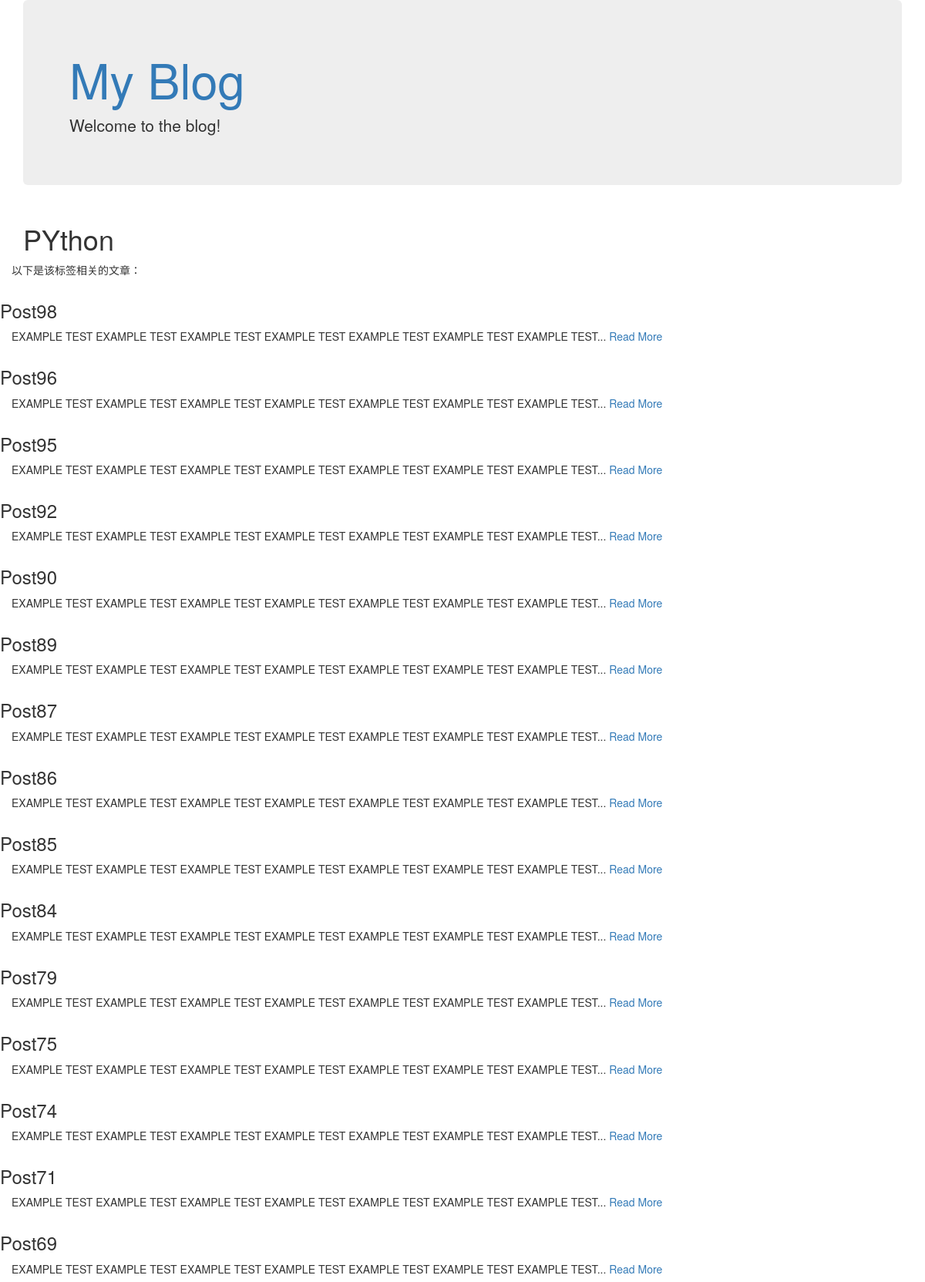
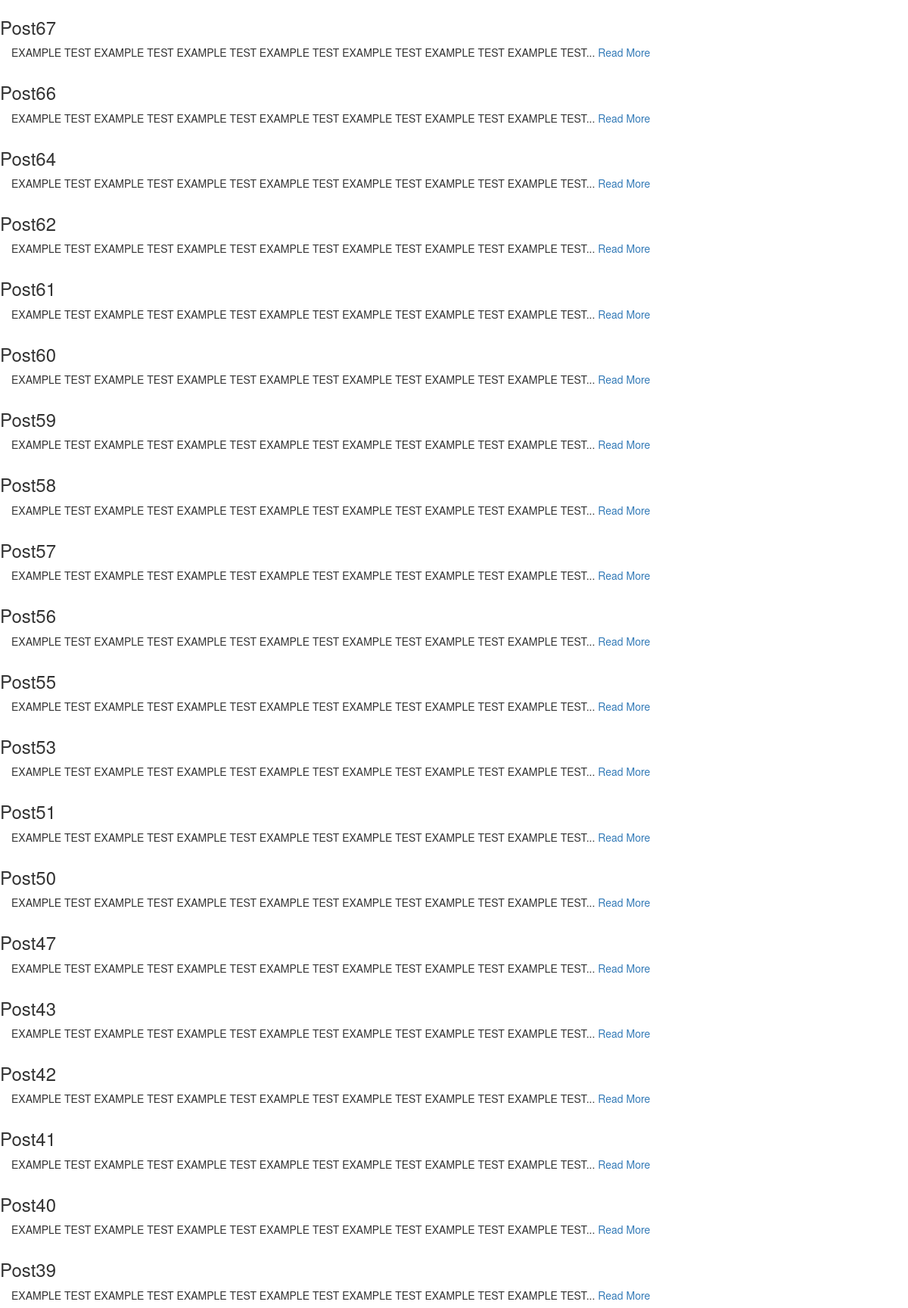
The app's page /tag/PYthon (upper part) with its own data (2 pictures, top to bottom).
### main.py (models this page shows, shortened)
class Tag(Base):
    __tablename__ = 'tags'
    id = Column(Integer, primary_key=True)
    title = Column(String)
    post = relationship("Post", secondary=post_tag, back_populates='tag')

class Post(Base): #children
    __tablename__ = 'posts'
    id = Column(Integer, primary_key=True)
    title = Column(String(255))
    text = Column(Text())
    publish_date = Column(DateTime)
    user_id = Column(Integer, ForeignKey('users.id'))
    user = relationship("User", back_populates='post')
    comment = relationship("Comment", back_populates='post')
    tag = relationship("Tag", secondary=post_tag, back_populates='post')

### main.py (the view)
@app.route('/tag/<string:tag_name>')
def tag(tag_name):
    tag = session.query(Tag).filter_by(title=tag_name).first()
    posts = session.query(Post).join(post_tag).filter_by(
        tag_id=tag.id).order_by(Post.publish_date.desc())
    return render_template(
        'tag.html',
        tag = tag,
        posts = posts
    )

### templates/tag.html (shortened to what this page needs)
{% extends "base.html" %}
{% block body %}
<div class="row">
    <div class="col-lg-12">
        <h1>{{ tag.title }}</h1>
    </div>
    <p>以下是该标签相关的文章：</p>
    {% for i in posts %}
    <p>
        <div class="row">
            <h3>{{ i.title }}</h3>
        </div>
        <div class="row">
            <div class="col-lg-12">
                {{ i.text | truncate(100) | safe}}
                <a href="{{url_for('post', post_id=i.id)}}">Read More</a>
            </div>
        </div>
    </p>
    {% endfor %}
</div>
{% endblock %}

### records on screen
Tag: title "PYthon"
Post: title "Post98", text "EXAMPLE TEST EXAMPLE TEST EXAMPLE TEST EXAMPLE TEST EXAMPLE TEST EXAMPLE TEST EXAMPLE TEST..."
Post: title "Post96", text "EXAMPLE TEST EXAMPLE TEST EXAMPLE TEST EXAMPLE TEST EXAMPLE TEST EXAMPLE TEST EXAMPLE TEST..."
Post: title "Post95", text "EXAMPLE TEST EXAMPLE TEST EXAMPLE TEST EXAMPLE TEST EXAMPLE TEST EXAMPLE TEST EXAMPLE TEST..."
Post: title "Post92", text "EXAMPLE TEST EXAMPLE TEST EXAMPLE TEST EXAMPLE TEST EXAMPLE TEST EXAMPLE TEST EXAMPLE TEST..."
Post: title "Post90", text "EXAMPLE TEST EXAMPLE TEST EXAMPLE TEST EXAMPLE TEST EXAMPLE TEST EXAMPLE TEST EXAMPLE TEST..."
Post: title "Post89", text "EXAMPLE TEST EXAMPLE TEST EXAMPLE TEST EXAMPLE TEST EXAMPLE TEST EXAMPLE TEST EXAMPLE TEST..."
Post: title "Post87", text "EXAMPLE TEST EXAMPLE TEST EXAMPLE TEST EXAMPLE TEST EXAMPLE TEST EXAMPLE TEST EXAMPLE TEST..."
Post: title "Post86", text "EXAMPLE TEST EXAMPLE TEST EXAMPLE TEST EXAMPLE TEST EXAMPLE TEST EXAMPLE TEST EXAMPLE TEST..."
Post: title "Post85", text "EXAMPLE TEST EXAMPLE TEST EXAMPLE TEST EXAMPLE TEST EXAMPLE TEST EXAMPLE TEST EXAMPLE TEST..."
Post: title "Post84", text "EXAMPLE TEST EXAMPLE TEST EXAMPLE TEST EXAMPLE TEST EXAMPLE TEST EXAMPLE TEST EXAMPLE TEST..."
Post: title "Post79", text "EXAMPLE TEST EXAMPLE TEST EXAMPLE TEST EXAMPLE TEST EXAMPLE TEST EXAMPLE TEST EXAMPLE TEST..."
Post: title "Post75", text "EXAMPLE TEST EXAMPLE TEST EXAMPLE TEST EXAMPLE TEST EXAMPLE TEST EXAMPLE TEST EXAMPLE TEST..."
Post: title "Post74", text "EXAMPLE TEST EXAMPLE TEST EXAMPLE TEST EXAMPLE TEST EXAMPLE TEST EXAMPLE TEST EXAMPLE TEST..."
Post: title "Post71", text "EXAMPLE TEST EXAMPLE TEST EXAMPLE TEST EXAMPLE TEST EXAMPLE TEST EXAMPLE TEST EXAMPLE TEST..."
Post: title "Post69", text "EXAMPLE TEST EXAMPLE TEST EXAMPLE TEST EXAMPLE TEST EXAMPLE TEST EXAMPLE TEST EXAMPLE TEST..."
Post: title "Post67", text "EXAMPLE TEST EXAMPLE TEST EXAMPLE TEST EXAMPLE TEST EXAMPLE TEST EXAMPLE TEST EXAMPLE TEST..."
Post: title "Post66", text "EXAMPLE TEST EXAMPLE TEST EXAMPLE TEST EXAMPLE TEST EXAMPLE TEST EXAMPLE TEST EXAMPLE TEST..."
Post: title "Post64", text "EXAMPLE TEST EXAMPLE TEST EXAMPLE TEST EXAMPLE TEST EXAMPLE TEST EXAMPLE TEST EXAMPLE TEST..."
Post: title "Post62", text "EXAMPLE TEST EXAMPLE TEST EXAMPLE TEST EXAMPLE TEST EXAMPLE TEST EXAMPLE TEST EXAMPLE TEST..."
Post: title "Post61", text "EXAMPLE TEST EXAMPLE TEST EXAMPLE TEST EXAMPLE TEST EXAMPLE TEST EXAMPLE TEST EXAMPLE TEST..."
Post: title "Post60", text "EXAMPLE TEST EXAMPLE TEST EXAMPLE TEST EXAMPLE TEST EXAMPLE TEST EXAMPLE TEST EXAMPLE TEST..."
Post: title "Post59", text "EXAMPLE TEST EXAMPLE TEST EXAMPLE TEST EXAMPLE TEST EXAMPLE TEST EXAMPLE TEST EXAMPLE TEST..."
Post: title "Post58", text "EXAMPLE TEST EXAMPLE TEST EXAMPLE TEST EXAMPLE TEST EXAMPLE TEST EXAMPLE TEST EXAMPLE TEST..."
Post: title "Post57", text "EXAMPLE TEST EXAMPLE TEST EXAMPLE TEST EXAMPLE TEST EXAMPLE TEST EXAMPLE TEST EXAMPLE TEST..."
Post: title "Post56", text "EXAMPLE TEST EXAMPLE TEST EXAMPLE TEST EXAMPLE TEST EXAMPLE TEST EXAMPLE TEST EXAMPLE TEST..."
Post: title "Post55", text "EXAMPLE TEST EXAMPLE TEST EXAMPLE TEST EXAMPLE TEST EXAMPLE TEST EXAMPLE TEST EXAMPLE TEST..."
Post: title "Post53", text "EXAMPLE TEST EXAMPLE TEST EXAMPLE TEST EXAMPLE TEST EXAMPLE TEST EXAMPLE TEST EXAMPLE TEST..."
Post: title "Post51", text "EXAMPLE TEST EXAMPLE TEST EXAMPLE TEST EXAMPLE TEST EXAMPLE TEST EXAMPLE TEST EXAMPLE TEST..."
Post: title "Post50", text "EXAMPLE TEST EXAMPLE TEST EXAMPLE TEST EXAMPLE TEST EXAMPLE TEST EXAMPLE TEST EXAMPLE TEST..."
Post: title "Post47", text "EXAMPLE TEST EXAMPLE TEST EXAMPLE TEST EXAMPLE TEST EXAMPLE TEST EXAMPLE TEST EXAMPLE TEST..."
Post: title "Post43", text "EXAMPLE TEST EXAMPLE TEST EXAMPLE TEST EXAMPLE TEST EXAMPLE TEST EXAMPLE TEST EXAMPLE TEST..."
Post: title "Post42", text "EXAMPLE TEST EXAMPLE TEST EXAMPLE TEST EXAMPLE TEST EXAMPLE TEST EXAMPLE TEST EXAMPLE TEST..."
Post: title "Post41", text "EXAMPLE TEST EXAMPLE TEST EXAMPLE TEST EXAMPLE TEST EXAMPLE TEST EXAMPLE TEST EXAMPLE TEST..."
Post: title "Post40", text "EXAMPLE TEST EXAMPLE TEST EXAMPLE TEST EXAMPLE TEST EXAMPLE TEST EXAMPLE TEST EXAMPLE TEST..."
Post: title "Post39", text "EXAMPLE TEST EXAMPLE TEST EXAMPLE TEST EXAMPLE TEST EXAMPLE TEST EXAMPLE TEST EXAMPLE TEST..."
